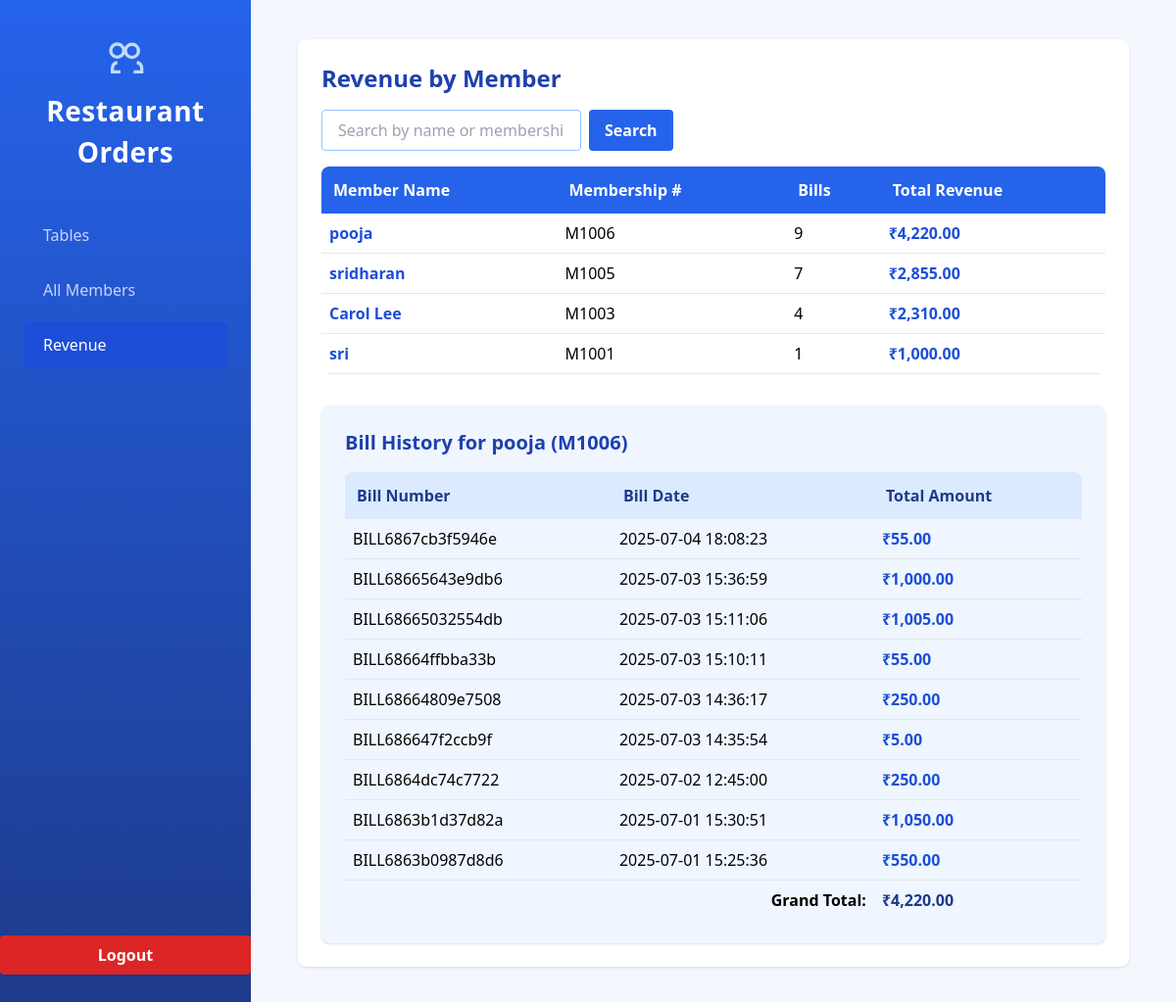
The page /table_selection copy.php?section=revenue&member_id=6 on the database its author committed.
### tables this page shows
CREATE TABLE `users` (
  `user_id` int(11) NOT NULL,
  `name` varchar(100) NOT NULL,
  `membership_number` varchar(50) NOT NULL,
  `email` varchar(100) NOT NULL,
  `phone` varchar(30) DEFAULT NULL,
  `address` varchar(255) DEFAULT NULL,
  `membership_type` varchar(50) DEFAULT NULL,
  `notes` text DEFAULT NULL,
  `created_at` timestamp NOT NULL DEFAULT current_timestamp()
);

CREATE TABLE `bills` (
  `bill_id` int(11) NOT NULL,
  `bill_number` varchar(50) NOT NULL,
  `cashier` varchar(100) NOT NULL,
  `total_amount` decimal(10,2) NOT NULL,
  `bill_date` datetime NOT NULL DEFAULT current_timestamp(),
  `table_id` int(11) DEFAULT NULL,
  `order_id` int(11) DEFAULT NULL,
  `user_id` int(11) DEFAULT NULL,
  `is_guest` tinyint(1) DEFAULT 0
);

### table_selection copy.php (the view, shortened to what this page needs)
<?php
include("config.php");
$section = isset($_GET['section']) ? $_GET['section'] : 'tables';
$revenue = [];
$revenue_search = isset($_GET['revenue_search']) ? trim($_GET['revenue_search']) : '';
$revenue_where = '';
if ($section === 'revenue') {
    $rev_result = $conn->query("
        SELECT u.user_id, u.name, u.membership_number, SUM(b.total_amount) AS total_revenue, COUNT(b.bill_id) AS bill_count
        FROM users u
        LEFT JOIN bills b ON b.user_id = u.user_id
        $revenue_where
        GROUP BY u.user_id
        ORDER BY total_revenue DESC
    ");
    if ($rev_result && $rev_result->num_rows > 0) {
        while ($row = $rev_result->fetch_assoc()) {
            $revenue[] = $row;
        }
    }
    $bills = [];
    $bill_member_name = '';
    $bill_member_number = '';
    $grand_total = 0;
    if (isset($_GET['member_id']) && is_numeric($_GET['member_id'])) {
        $member_id = intval($_GET['member_id']);
        $stmt = $conn->prepare("SELECT name, membership_number FROM users WHERE user_id = ?");
        $stmt->bind_param("i", $member_id);
        $stmt->execute();
        $stmt->bind_result($bill_member_name, $bill_member_number);
        $bill_result = $conn->query("SELECT bill_number, bill_date, total_amount FROM bills WHERE user_id = $member_id ORDER BY bill_date DESC");
        if ($bill_result && $bill_result->num_rows > 0) {
            while ($row = $bill_result->fetch_assoc()) {
                $bills[] = $row;
                $grand_total += $row['total_amount'];
            }
        }
    }
}
$tables = [];
?>
<!DOCTYPE html>
<html lang="en">
<head>
<script src="https://cdn.tailwindcss.com"></script>
</head>
<body>
<div class="flex min-h-screen">
    <aside class="sidebar w-64 flex flex-col relative py-10 px-6">
        <div class="sidebar-title text-center mb-10">
            <svg class="mx-auto mb-3 w-10 h-10 text-blue-200" fill="none" stroke="currentColor" stroke-width="2" viewBox="0 0 24 24"><path d="M17 20h5v-2a4 4 0 00-3-3.87M9 20H4v-2a4 4 0 013-3.87m13-7a4 4 0 11-8 0 4 4 0 018 0zM3 7a4 4 0 108 0 4 4 0 00-8 0z" /></svg>
            Restaurant Orders
        </div>
        <nav class="mb-10">
            <a href="table_selection copy.php" class="sidebar-link<?= $section == 'tables' ? ' active' : '' ?>">Tables</a>
            <a href="?section=all_members" class="sidebar-link<?= $section == 'all_members' ? ' active' : '' ?>">All Members</a>
            <a href="?section=revenue" class="sidebar-link<?= $section == 'revenue' ? ' active' : '' ?>">Revenue</a>
        </nav>
        <div class="flex-1"></div>
        <form action="logout.php" method="post" class="sidebar-logout">
            <button type="submit" class="w-full bg-red-600 hover:bg-red-700 text-white py-2 rounded font-semibold shadow transition">
                Logout
            </button>
        </form>
    </aside>
    <main class="flex-1 py-10 px-4 md:px-12">
        <?php if ($section === 'tables'): ?>
            <div class="max-w-xl mx-auto mb-8">
                <form method="POST" class="bg-white rounded-lg shadow p-4 flex flex-col sm:flex-row gap-2 items-center">
                    <input type="text" name="new_table_name" placeholder="Add new table..." required
                        class="flex-1 px-4 py-2 rounded border border-blue-300 focus:outline-none focus:ring-2 focus:ring-blue-400">
                    <button type="submit" name="add_table"
                        class="btn-blue px-6 py-2 rounded font-semibold text-lg shadow">Add Table</button>
                </form>
            </div>
            <div class="grid grid-cols-1 sm:grid-cols-2 lg:grid-cols-3 gap-8 max-w-5xl mx-auto">
                <?php foreach ($tables as $table): ?>
                    <div class="table-card bg-white rounded-xl p-6 flex flex-col justify-between shadow group">
                        <div>
                            <div class="flex items-center justify-between mb-2">
                                <span class="text-xl font-semibold flex items-center text-blue-900">
                                    <svg class="w-6 h-6 mr-2 text-blue-400" fill="none" stroke="currentColor" stroke-width="2" viewBox="0 0 24 24"><path d="M17 20h5v-2a4 4 0 00-3-3.87M9 20H4v-2a4 4 0 013-3.87m13-7a4 4 0 11-8 0 4 4 0 018 0zM3 7a4 4 0 108 0 4 4 0 00-8 0z" /></svg>
                                    <?= htmlspecialchars($table['table_name']) ?>
                                </span>
                                <span class="px-3 py-1 rounded-full text-xs font-semibold <?= $table['status_color'] ?>">
                                    <?= $table['status_label'] ?>
                                </span>
                            </div>
                        </div>
                        <div class="flex flex-col gap-2 mt-4">
                            <?php if ($table['is_occupied']): ?>
                                <form method="POST">
                                    <input type="hidden" name="table_id" value="<?= $table['table_id'] ?>">
                                    <button type="submit" name="view_order"
                                        class="w-full btn-view py-2 rounded-lg text-lg font-semibold flex items-center justify-center gap-2 shadow-sm transition">
                                        View Order
                                    </button>
                                </form>
                            <?php else: ?>
                                <form method="POST">
                                    <input type="hidden" name="table_id" value="<?= $table['table_id'] ?>">
                                    <button type="submit" name="select_table"
                                        class="w-full btn-blue py-2 rounded-lg text-lg font-semibold flex items-center justify-center gap-2 shadow-sm transition">
                                        <span class="text-xl">+</span> Start Order
                                    </button>
                                </form>
                            <?php endif; ?>
                            <form method="POST" onsubmit="return confirm('Delete this table?');">
                                <input type="hidden" name="delete_id" value="<?= $table['table_id'] ?>">
                                <button type="submit" name="delete_table"
                                    class="w-40 btn-delete py-2 rounded-lg text-lg font-semibold flex items-center justify-center gap-2 shadow-sm transition">
                                    <svg class="w-4 h-5 mr-1" fill="none" stroke="currentColor" stroke-width="2" viewBox="0 0 24 24"><path d="M6 18L18 6M6 6l12 12"/></svg>
                                    Delete
                                </button>
                            </form>
                        </div>
                    </div>
                <?php endforeach; ?>
            </div>
        <?php elseif ($section === 'revenue'): ?>
            <div class="bg-white rounded-lg shadow p-6 max-w-4xl mx-auto">
                <h2 class="text-2xl font-bold text-blue-800 mb-4">Revenue by Member</h2>
                <form method="GET" class="mb-4 flex gap-2">
                    <input type="text" name="revenue_search" value="<?= htmlspecialchars($revenue_search) ?>" placeholder="Search by name or membership number" class="px-4 py-2 border border-blue-300 rounded focus:outline-none focus:ring-2 focus:ring-blue-400">
                    <button type="submit" class="btn-blue px-4 py-2 rounded font-semibold">Search</button>
                </form>
                <table class="w-full border-collapse rounded-lg overflow-hidden">
                    <thead>
                        <tr class="bg-blue-600 text-white">
                            <th class="p-3 text-left">Member Name</th>
                            <th class="p-3 text-left">Membership #</th>
                            <th class="p-3 text-left">Bills</th>
                            <th class="p-3 text-left">Total Revenue</th>
                        </tr>
                    </thead>
                    <tbody>
                        <?php foreach ($revenue as $row): ?>
                            <tr class="border-b hover:bg-blue-50">
                                <td class="p-2">
                                    <a href="?section=revenue&member_id=<?= $row['user_id'] ?>" class="text-blue-700 font-semibold hover:underline">
                                        <?= htmlspecialchars($row['name']) ?>
                                    </a>
                                </td>
                                <td class="p-2"><?= htmlspecialchars($row['membership_number']) ?></td>
                                <td class="p-2"><?= $row['bill_count'] ?></td>
                                <td class="p-2 font-bold text-blue-700">₹<?= number_format($row['total_revenue'] ?? 0, 2) ?></td>
                            </tr>
                        <?php endforeach; ?>
                    </tbody>
                </table>
                <?php if (isset($_GET['member_id']) && $bill_member_name): ?>
                <div class="bg-blue-50 rounded-lg shadow p-6 mt-8">
                    <h3 class="text-xl font-bold text-blue-800 mb-4">
                        Bill History for <?= htmlspecialchars($bill_member_name) ?> (<?= htmlspecialchars($bill_member_number) ?>)
                    </h3>
                    <?php if (!empty($bills)): ?>
                        <table class="w-full border-collapse rounded-lg overflow-hidden">
                            <thead>
                                <tr class="bg-blue-100 text-blue-900">
                                    <th class="p-3 text-left">Bill Number</th>
                                    <th class="p-3 text-left">Bill Date</th>
                                    <th class="p-3 text-left">Total Amount</th>
                                </tr>
                            </thead>
                            <tbody>
                                <?php foreach ($bills as $bill): ?>
                                    <tr class="border-b hover:bg-blue-50">
                                        <td class="p-2"><?= htmlspecialchars($bill['bill_number']) ?></td>
                                        <td class="p-2"><?= htmlspecialchars($bill['bill_date']) ?></td>
                                        <td class="p-2 font-bold text-blue-700">₹<?= number_format($bill['total_amount'], 2) ?></td>
                                    </tr>
                                <?php endforeach; ?>
                                <tr class="bg-blue-50 font-bold">
                                    <td class="p-2" colspan="2" style="text-align:right;">Grand Total:</td>
                                    <td class="p-2 text-blue-900">₹<?= number_format($grand_total, 2) ?></td>
                                </tr>
                            </tbody>
                        </table>
                    <?php else: ?>
                        <div class="text-gray-500">No bills found for this member.</div>
                    <?php endif; ?>
                </div>
                <?php endif; ?>
            </div>
        <?php endif; ?>
    </main>
</div>
</body>
</html>

### table_selection copy.php (style rules this page uses)
body { background: #f5f7ff; }
.sidebar { min-height: 100vh; background: linear-gradient(to bottom, #2563eb 0%, #1e3a8a 100%); }
.sidebar-title { font-size: 1.75rem; font-weight: 700; color: #fff; margin-bottom: 2rem; letter-spacing: 0.02em; }
.sidebar-link { color: #c7d2fe; padding: 0.75rem 1.25rem; border-radius: 0.5rem; display: block; font-weight: 500; margin-bottom: 0.5rem; transition: background 0.2s, color 0.2s; }
.sidebar-link.active, .sidebar-link:hover { background: #1d4ed8; color: #fff !important; }
.sidebar-logout { position: absolute; bottom: 2rem; left: 0; width: 100%; }
.btn-blue { background: #2563eb; color: #fff; }

### rows shown on the page
users: name "pooja", membership_number "M1006", bill_count "9", total_revenue "4,220.00"
users: name "sridharan", membership_number "M1005", bill_count "7", total_revenue "2,855.00"
users: name "Carol Lee", membership_number "M1003", bill_count "4", total_revenue "2,310.00"
users: name "sri", membership_number "M1001", bill_count "1", total_revenue "1,000.00"
bills: bill_number "BILL6867cb3f5946e", bill_date "2025-07-04 18:08:23", total_amount "55.00"
bills: bill_number "BILL68665643e9db6", bill_date "2025-07-03 15:36:59", total_amount "1,000.00"
bills: bill_number "BILL68665032554db", bill_date "2025-07-03 15:11:06", total_amount "1,005.00"
bills: bill_number "BILL68664ffbba33b", bill_date "2025-07-03 15:10:11", total_amount "55.00"
bills: bill_number "BILL68664809e7508", bill_date "2025-07-03 14:36:17", total_amount "250.00"
bills: bill_number "BILL686647f2ccb9f", bill_date "2025-07-03 14:35:54", total_amount "5.00"
bills: bill_number "BILL6864dc74c7722", bill_date "2025-07-02 12:45:00", total_amount "250.00"
bills: bill_number "BILL6863b1d37d82a", bill_date "2025-07-01 15:30:51", total_amount "1,050.00"
bills: bill_number "BILL6863b0987d8d6", bill_date "2025-07-01 15:25:36", total_amount "550.00"

### other values the page prints
$grand_total "4,220.00"
